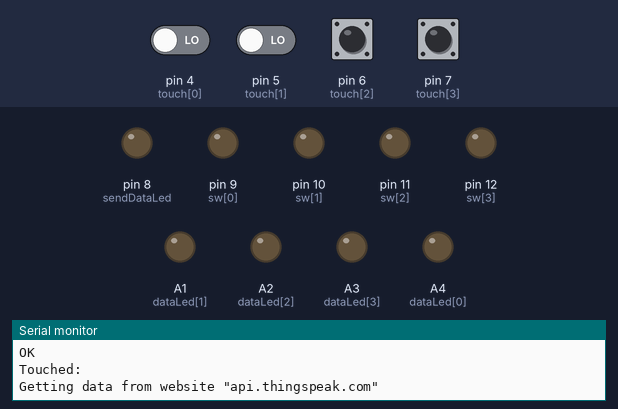
Recording of a sketch running on a simulated Arduino Uno, built with avr-gcc and run on an emulated ATmega328P. On the bench: output pins drawn as LEDs (lit = HIGH), the last lines printed to the serial monitor. Inputs (shaded band) come from the test bench; at power-on: pin 4 (touch[0]), pin 5 (touch[1]), pin 6 (touch[2]), pin 7 (touch[3]) LOW. The modem accepts every AT command (registered, SIM ready, sends succeed) and sends nothing else.

Above: at 16.6 s.
16.7 s: pin 4 (touch[0]) driven HIGH and pin 5 (touch[1]) driven HIGH
At 20.0 s:
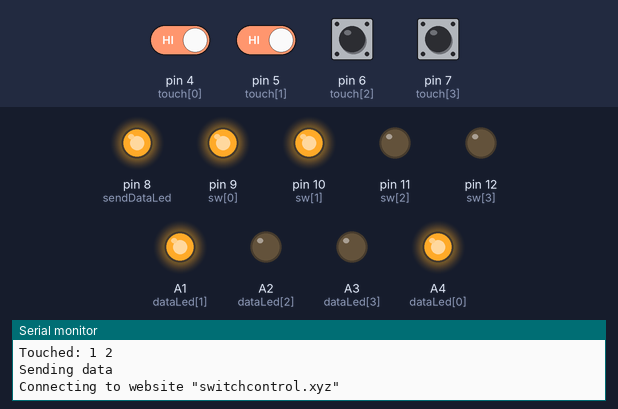
25.7 s: pin 4 (touch[0]) driven LOW
At 31.2 s:
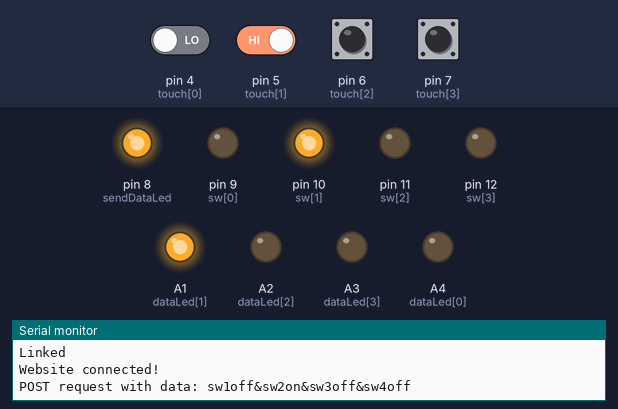
34.7 s: pin 6 (touch[2]) pulled HIGH for 1 s
At 36.3 s:
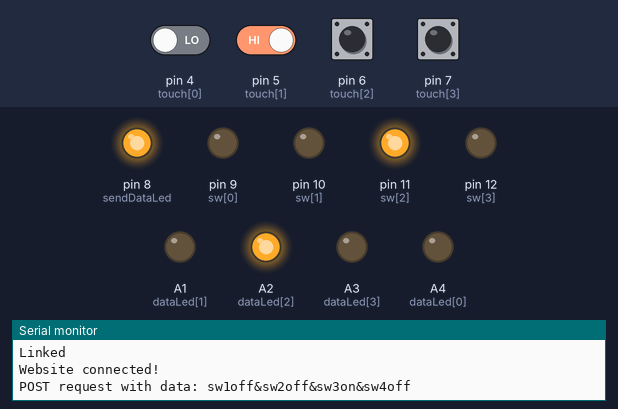
43.7 s: pin 4 (touch[0]) driven HIGH
At 46.4 s:
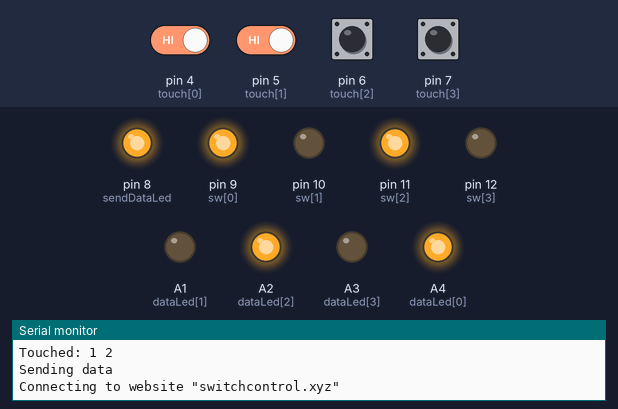
52.1 s: pin 5 (touch[1]) driven LOW
At 59.2 s:
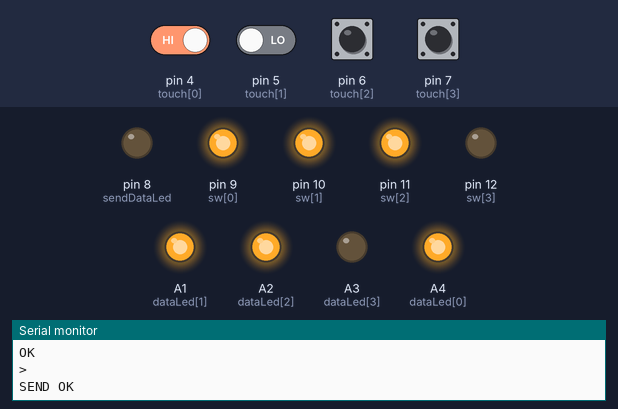
Timing chart, 0 to 62.1 s (numbered marks = the images above; inputs shaded):
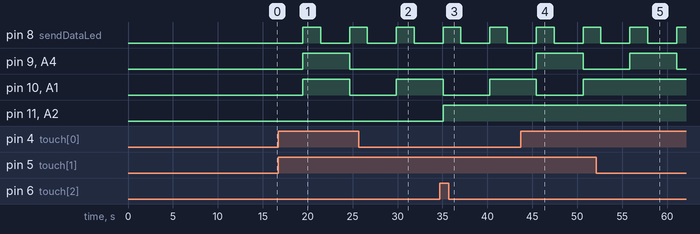

Measured:
- after the input at 16.7 s, pin 8 (sendDataLed): LOW → HIGH after 2.8 s, → LOW 2.0 s later, → HIGH 3.2 s later; pin 9 (sw[0]), pin 10 (sw[1]), A1 (dataLed[1]), A4 (dataLed[0]): LOW → HIGH after 2.8 s, → LOW 5.2 s later
- after the input at 25.7 s, pin 9 (sw[0]), A4 (dataLed[0]): stays LOW (without the input it goes to HIGH after 4.2 s)
- after the input at 34.7 s, pin 11 (sw[2]), A2 (dataLed[2]): LOW → HIGH after 0.36 s
- after the input at 43.7 s, pin 9 (sw[0]), A4 (dataLed[0]): LOW → HIGH after 1.8 s, → LOW 5.2 s later
- after the input at 52.1 s, pin 10 (sw[1]), A1 (dataLed[1]): stays HIGH (without the input it goes to LOW after 3.7 s)

The sketch:

arduino-esp8266-01.ino
```cpp
#include <SoftwareSerial.h>

const int swCount = 4;
int sw[swCount] = {9, 10, 11, 12};
int dataLed[swCount] = {A4, A1, A2, A3};
int touch[swCount] = {4, 5, 6, 7};
bool swData[swCount];
int sendDataLed = 8;

//String ssid = "niothong";
//String password = "19061906";
//String ssid = "Mon Mina";
//String password = "tamsotam";
String ssid = "MON - NIO - PUPPY 2.4GHz";
String password = "44444444";
String mainServer = "switchcontrol.xyz";
String mainURI = "/index.php";
String dataServer = "api.thingspeak.com";
String dataURI = "/apps/thinghttp/send_request?api_key=6H2N36T47FNFS3QX";
String wifiToConnect = "\""+ssid+"\",\""+password+"\"";

int delay_speed = 1000;
int delay_1x = delay_speed;
int delay_2x = 2*delay_speed;
int delay_3x = 3*delay_speed;
int delay_4x = 4*delay_speed;
int delay_5x = 5*delay_speed;
int delay_10x = 10*delay_speed;

SoftwareSerial esp8266(2,3);

void connectWifi(String ssid, String password)
{
  sendATcommand("AT+RST", delay_2x); // Reset ESP8266
  sendATcommand("AT+CWMODE=1", delay_1x); // Set ESP8266 mode with 1: Station, 2: Access Point, 3: Both
  Serial.println("Connecting to wifi with SSID = \""+ssid+"\" and PASSWORD = \""+password+"\"");
  sendATcommand("AT+CWJAP=\""+ssid+"\",\""+password+"\"", delay_10x);
  Serial.println("Wifi connected!");
}

void sendDataToWebsite(){
  bool touched = false;
  Serial.print("Touched: ");
  for(int i=0; i<swCount; i++){
    if(digitalRead(touch[i])){
      swData[i] = !swData[i];
      touched = true;
      Serial.print(String(i+1) + " ");
    }
  }
  Serial.println();


  if(touched){
    Serial.println("\nSending data");
    digitalWrite(sendDataLed, HIGH);

    String data = "";
    for(int i=0; i<swCount; i++){
      digitalWrite(sw[i], swData[i]);
      digitalWrite(dataLed[i], swData[i]);
      data += "sw" + String(i+1) + (swData[i]?"on":"off") + "&";
    }
    data = data.substring(0, data.length()-1);

    Serial.println("Connecting to website \""+mainServer+"\"");
    sendATcommand("AT+CIPSTART=\"TCP\",\"" + mainServer + "\",80", delay_1x);
    Serial.println("Website connected!");

    Serial.println("POST request with data: " + data);
    // "YWRtaW46YWRtaW4xMjM=" is base 64 encode of username:password "admin:admin123"
    String postRequest =
      "POST " + mainURI + " HTTP/1.0\r\n" +
      "Host: " + mainServer + "\r\n" +
      "Accept: *" + "/" + "*\r\n" +
      "Authorization: Basic YWRtaW46YWRtaW4xMjM=\r\n" +
      "Content-Length: " + data.length() + "\r\n" +
      "Content-Type: application/x-www-form-urlencoded\r\n" +
      "\r\n" + data;

    esp8266.print("AT+CIPSEND=");
    esp8266.println(String(postRequest.length()));
    delay(delay_1x/10);
    esp8266.println(postRequest);
    delay(delay_1x/2);
    sendATcommand("AT+CIPCLOSE", delay_1x/3);

    Serial.println("Send data complete!");

    digitalWrite(sendDataLed, LOW);
  }

}


void getDataFromWebsite(){
    Serial.println("\nGetting data from website \"" + dataServer + "\"");
    sendATcommand("AT+CIPSTART=\"TCP\",\"" + dataServer + "\",80", delay_1x);
    Serial.println("Website connected!");

    String getRequest = "GET " + dataURI + "\r\nHost: " + dataServer + "\r\n";

    esp8266.print("AT+CIPSEND=");
    getESPData();
    esp8266.println(String(getRequest.length()));
    delay(delay_1x/5);
    getESPData();
    esp8266.println(getRequest);
    getESPData();
    delay(delay_1x);
    String rs = getESPData();
    Serial.println("rs = " + rs);
    if(rs.indexOf("sw")==-1){
      Serial.println("Get data failed!\n");
      sendATcommand("AT+CIPCLOSE", delay_1x);
      return;
    }

    Serial.print("Data from website: ");
    for(int i=0; i<swCount; i++){
      swData[i] = (rs.indexOf("sw"+String(i+1)+"on")!=-1)?true:false;
      digitalWrite(sw[i], swData[i]);
      digitalWrite(dataLed[i], swData[i]);
      Serial.print("sw"+String(i+1)+((swData[i])?"on":"off")+" ");
    }
    Serial.println();
    sendATcommand("AT+CIPCLOSE", delay_1x);
}

void setup()
{
  Serial.begin(115200);
  esp8266.begin(115200);

  for(int i=0; i<swCount; i++){
    pinMode(sw[i], OUTPUT);
    pinMode(dataLed[i], OUTPUT);
    pinMode(touch[i], INPUT);
  }
  pinMode(sendDataLed, OUTPUT);

  connectWifi(ssid, password);
}

void loop()
{
  getDataFromWebsite();
  sendDataToWebsite();
}

String getESPData(){
  if(esp8266.available())
  {
    String rs = "";
    while(esp8266.available())
    {
      char c = esp8266.read();
      Serial.write(c);
      rs += String(c);
    }
    return rs;
  }
  return "";
}

void sendATcommand(String msg, int dt){
  esp8266.println(msg);
  delay(dt);
  getESPData();
}
```
